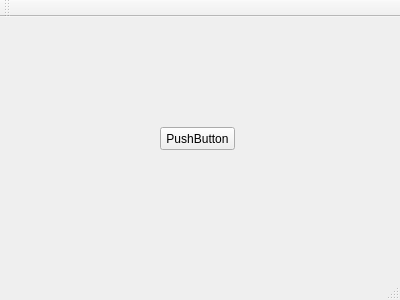
<?xml version="1.0" encoding="UTF-8"?>
<ui version="4.0">
 <class>MainWindow</class>
 <widget class="QMainWindow" name="MainWindow">
  <property name="geometry">
   <rect>
    <x>0</x>
    <y>0</y>
    <width>400</width>
    <height>300</height>
   </rect>
  </property>
  <property name="windowTitle">
   <string>MainWindow</string>
  </property>
  <widget class="QWidget" name="centralWidget">
   <widget class="QPushButton" name="pushButton">
    <property name="geometry">
     <rect>
      <x>160</x>
      <y>110</y>
      <width>75</width>
      <height>23</height>
     </rect>
    </property>
    <property name="text">
     <string>PushButton</string>
    </property>
   </widget>
  </widget>
  <widget class="QMenuBar" name="menuBar">
   <property name="geometry">
    <rect>
     <x>0</x>
     <y>0</y>
     <width>400</width>
     <height>23</height>
    </rect>
   </property>
  </widget>
  <widget class="QToolBar" name="mainToolBar">
   <attribute name="toolBarArea">
    <enum>TopToolBarArea</enum>
   </attribute>
   <attribute name="toolBarBreak">
    <bool>false</bool>
   </attribute>
  </widget>
  <widget class="QStatusBar" name="statusBar"/>
 </widget>
 <layoutdefault spacing="6" margin="11"/>
 <resources/>
 <connections/>
</ui>
